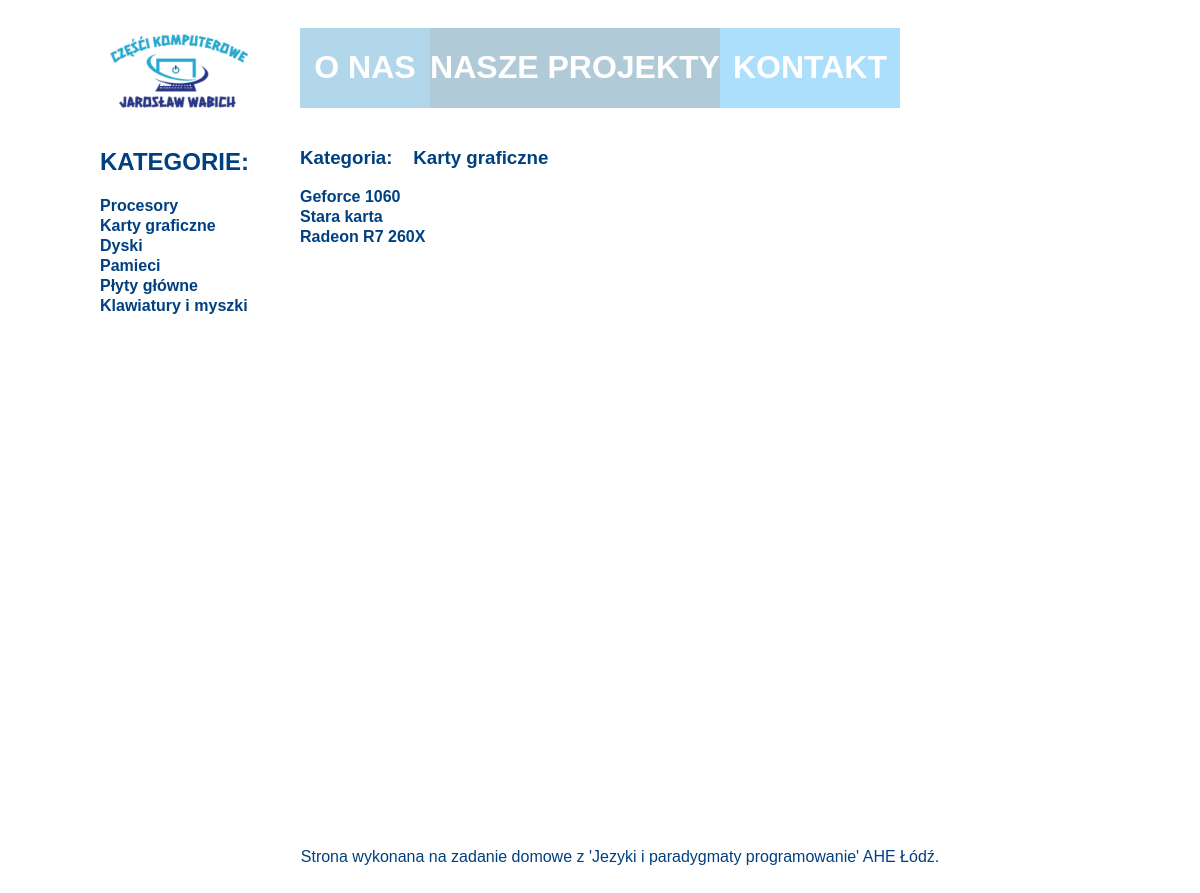
The page /kategoria/2/ on the database its author committed.
### produkty/models.py (models this page shows, shortened)
class Kategoria(models.Model):
    nazwa = models.CharField(max_length=30)
    def __str__(self):
        return self.nazwa
    created = models.DateTimeField(auto_now_add=True)
    updated = models.DateTimeField(auto_now=True)
    class Meta:
        verbose_name        = "Kategria"
        verbose_name_plural = "Kategrie"

class Produkty(models.Model):
    nazwa   = models.CharField(max_length=60)
    opis    = models.TextField(blank=True)
    cena    = models.DecimalField(max_digits=99999 ,decimal_places=2)
    producent = models.ForeignKey(Producent,on_delete=models.CASCADE,blank=True,null=True)
    kategoria = models.ForeignKey(Kategoria,on_delete=models.CASCADE,blank=True,null=True)
    tagi      = models.ManyToManyField(Tagi,blank=True,null=True)
    obraz   = models.FileField(upload_to='', blank=True)
    created = models.DateTimeField(auto_now_add=True)
    updated = models.DateTimeField(auto_now=True)
    class Meta:
        verbose_name        = "Produkt"
        verbose_name_plural = "Produkty"

### produkty/views.py (the view)
# urls.py: path('kategoria/<int:id>/', kategoria, name='kategoria'),
def kategoria(request,id):
    kategoria_widok = Produkty.objects.filter(kategoria=id)
    kat = Kategoria.objects.get(pk=id)
    kats = Kategoria.objects.all()
    return render(request, 'produkty/katf.html', {'kategoria_widok': kategoria_widok,
                                                    'kat' : kat,'kats': kats,})

### produkty/templates/produkty/katf.html
{% extends 'produkty/baza.html' %}
{% block kategoria %}
<h3>Kategoria:&nbsp &nbsp {{ kat }}</h3>
{% if kategoria_widok %}
    <ul>
    {% for prod in kategoria_widok %}
        <li><a href="{% url 'detail' prod.id %}">{{ prod.nazwa }}</a></li>
    {% endfor %}
    </ul>
{% else %}
    <p>No products are available.</p>
{% endif %}
{% endblock %}

### produkty/templates/produkty/baza.html (shortened to what this page needs)
{% load static %}
    <link rel="stylesheet" type="text/css" href="{% static 'produkty/style.css' %}">
<!DOCTYPE html>
<html lang="en">
<head>
</head>
<body>
<div id="container">
        <div id="logo">
            {% load static %}
            <a href="{% url 'index'  %}"><img  height="125" src="{% static "/produkty/logo.png" %}" alt="My logo"></a>
            </div>
        <div id="topbarr">
        <div id="topbar1">
        <div id="t1">
            <a href="{% url 'index' %}"> <h1>O NAS</h1></a>
        </div>
        <div id="t2">
            <a href="{% url 'index' %}"><h1> NASZE PROJEKTY </h1></a>
        </div>
        <div id="t3">
           <a href="{% url 'index' %}"> <h1>
                KONTAKT
            </h1></a>
        </div>
    </div>
        </div>
    <div id="menu">
        <h2>KATEGORIE:</h2>
          {% if kats %}
        <ul>
        {% for kat in kats %}
            <li><a href="{% url 'kategoria' kat.id  %}">{{ kat.nazwa }}</a></li>
        {% endfor %}
        </ul>
    {% else %}
        <p>No products are available.</p>
    {% endif %}
    </div>
    <div id="content">
        {% block kategoria %}
            {% endblock %}
    </div>
    <div id="footer">
        Strona wykonana na zadanie domowe z 'Jezyki i paradygmaty programowanie' AHE Łódź.
    </div>
</div>
</body>
</html>

### produkty/static/produkty/style.css (style rules this page uses)
body { background: white; font-family: 'Arial'; color:#004080; }
#container { width:1000px; margin-left: auto; margin-right: auto; }
#logo { width:200; height:120px; color:white; float:left; text-align:left; }
#topbarr { width:600px; height:100px; float:left; text-align:center; }
#menu { float:left; width:200px; min-height:400px; text-align:left; color:#004080; }
#content { float:left; width:600px; min-height:700px; }
#footer { clear:both; padding:20px; width:1000px; text-align:center; a text-decoration:none; a:hover color:#yellow; }
#topbar1 { margin-top:20; width:600px; height:80px; color:white; }
#t1 { height:100%; width:130; float:left; background-color:#b2d6ea; color: white; text-align:center; }
#t2 { width:290px; height:100%; float:left; text-align:center; background-color:#b1cad8; color:white; }
#t3 { width:180px; height:100%; float:left; color:white; text-align:center; background-color:#abdffc; }
a { text-decoration:none; color:white; }
ul { line-height: 20px; font-weight: bold; list-style-type: none; margin-bottom: 10px; padding: 0; list-style-position: outside; }
li a { line-height: 20px; margin-bottom: 10px; color:#004080; text-decoration:none; padding:0px; list-style-type: none; }

### rows shown on the page
Kategoria: nazwa "Procesory"
Kategoria: nazwa "Karty graficzne"
Kategoria: nazwa "Dyski"
Kategoria: nazwa "Pamieci"
Kategoria: nazwa "Płyty główne"
Kategoria: nazwa "Klawiatury i myszki"
Produkty: nazwa "Geforce 1060"
Produkty: nazwa "Stara karta"
Produkty: nazwa "Radeon R7 260X"
